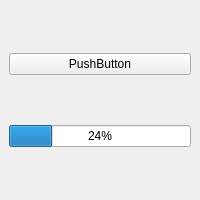
<?xml version="1.0" encoding="UTF-8"?>
<ui version="4.0">
 <class>DockWidget</class>
 <widget class="QDockWidget" name="DockWidget">
  <property name="geometry">
   <rect>
    <x>0</x>
    <y>0</y>
    <width>200</width>
    <height>200</height>
   </rect>
  </property>
  <property name="windowTitle">
   <string>DockWidget</string>
  </property>
  <widget class="QWidget" name="dockWidgetContents">
   <layout class="QVBoxLayout" name="verticalLayout_2">
    <item>
     <widget class="QPushButton" name="pushButton">
      <property name="text">
       <string>PushButton</string>
      </property>
     </widget>
    </item>
    <item>
     <widget class="QProgressBar" name="progressBar">
      <property name="value">
       <number>24</number>
      </property>
     </widget>
    </item>
   </layout>
  </widget>
 </widget>
 <resources/>
 <connections/>
</ui>
